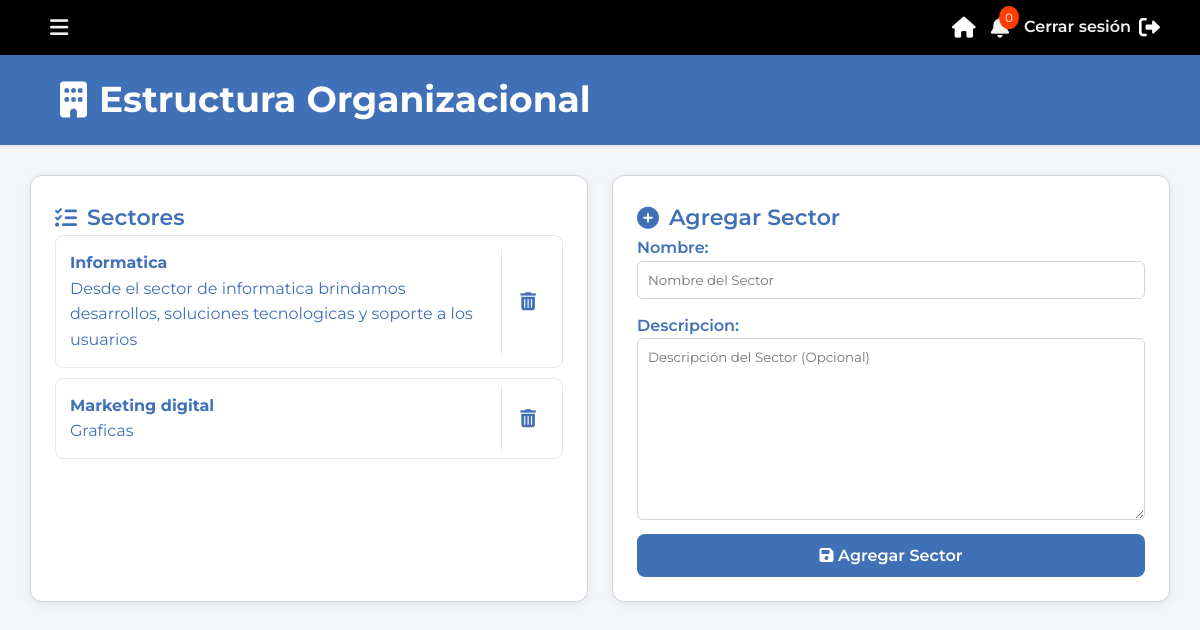
/agregar-sector/ (signed in), run on the app's committed database.
### core/models.py (models this page shows, shortened)
class Sector(models.Model):
    nombre = models.CharField(max_length=100)
    descripcion = models.TextField(blank=True)

### core/views.py (the view)
# urls.py: path('agregar-sector/', views.agregar_sector, name='agregar_sector'),
@loading_view
@login_required
def agregar_sector(request):
    if request.method == 'POST':
        form = SectorForm(request.POST)
        if form.is_valid():
            sector = form.save()  # Guardar el sector
            request.user.sectores.add(sector)  # Relacionar el sector con el usuario actual
            messages.success(request, "Sector agregado exitosamente.")
            return redirect('agregar_sector')
    else:
        form = SectorForm()
    sectores = request.user.sectores.all()
    return render(request, 'agregar_sector.html', {'form': form, 'sectores': sectores})

### core/forms.py
class SectorForm(forms.ModelForm):
    class Meta:
        model = Sector
        fields = ['nombre', 'descripcion']  # Esto debe ser una lista, no una tupla
        widgets = {
            'nombre': forms.TextInput(attrs={'placeholder': 'Nombre del Sector', 'class': 'form-control'}),
            'descripcion': forms.Textarea(attrs={'placeholder': 'Descripción del Sector (Opcional)', 'class': 'form-control'}),
        }

### core/context_processors.py (called while the page is built)
def notificaciones_context(request):
    if request.user.is_authenticated:
        notificaciones_no_leidas = Notificacion.objects.filter(
            tarea__sector__in=request.user.sectores.all(),
            leida=False
        )
        return {
            'notificaciones_no_leidas': notificaciones_no_leidas,
            'cantidad_no_leidas': notificaciones_no_leidas.count(),
        }
    return {}

### core/views.py (called while the page is built)
def loading_view(view_func):
    @wraps(view_func)
    def wrapper(request, *args, **kwargs):
        if request.GET.get('loading') == 'true':
            return render(request, 'loading.html')
        return view_func(request, *args, **kwargs)
    return wrapper

### templates/agregar_sector.html (shortened to what this page needs)
{% load static %}
<!DOCTYPE html>
<html lang="es">
<head>
    <link rel="stylesheet" href="{% static 'css/sectores.css' %}">
</head>
<body>
    {% include 'loading.html' %}
    {% include "header.html" %}
    <div class="section-title">
        <div class="section-design">
            <h2><i class="fas fa-building"></i> Estructura Organizacional</h2>
        </div>
    </div>
    <div class="contenedor-sectores">
        <div class="mostrar-sector">
            <h2><i class="fas fa-tasks"></i> Sectores</h2>
            <ul>
                {% for sector in sectores %}
                    <li>
                        <a href="{% url 'gestion_tareas' sector.id %}">
                            <div class="sector-info">
                                <strong>{{ sector.nombre }}</strong><br>
                                <p>{{ sector.descripcion }}</p>
                            </div>
                        </a>
                        <div class="sector-actions">
                            <a href="#" class="delete-sector" data-sector-id="{{ sector.id }}">
                                <i class="fas fa-trash-alt"></i>
                            </a>
                        </div>
                    </li>
                {% empty %}
                    <li>No hay sectores agregados aún.</li>
                {% endfor %}
            </ul>
        </div>
        <div class="agregar-sector">
            <h2><i class="fas fa-plus-circle"></i> Agregar Sector</h2>
            <form method="post">
                {{ form.as_p }}
                <button type="submit" class="btn"><i class="fas fa-save"></i> Agregar Sector</button>
            </form>
        </div>
    </div>
</body>
</html>

### static/CSS/sectores.css (style rules this page uses)
:root { --primary-color: #4070B7; --secondary-color: #305A91; --accent-color: #FACC15; --danger-color: #D32F2F; --background-color: #F4F6F9; --text-color: #1F2937; --light-gray: #E5E7EB; --border-gray: #D1D5DB; --shadow-color: rgba(0, 0, 0, 0.08); --font-family: 'Inter', sans-serif; }
* { scrollbar-width: thin; scrollbar-color: #4070B7 #f4f6f9; }
body { font-family: var(--font-family); background-color: var(--background-color); color: var(--text-color); margin: 0; padding: 0; line-height: 1.6; }
.section-title { display: flex; align-items: center; height: 90px; padding: 0 5%; background: var(--primary-color); color: white; font-size: 24px; font-weight: bold; box-shadow: 0 2px 4px var(--shadow-color); }
.section-title h2 { display: flex; align-items: center; gap: 12px; margin: 0; }
.contenedor-sectores { display: flex; justify-content: center; flex-wrap: wrap; gap: 24px; padding: 30px; }
.agregar-sector, .mostrar-sector { flex: 1 1 400px; background-color: white; border-radius: 12px; padding: 24px; box-shadow: 0 2px 10px var(--shadow-color); border: 1px solid var(--border-gray); transition: transform 0.2s ease-in-out, box-shadow 0.2s ease-in-out; }
.agregar-sector h2, .mostrar-sector h2 { display: flex; align-items: center; gap: 10px; font-size: 22px; color: var(--primary-color); font-weight: 600; }
form p { display: flex; flex-direction: column; margin-bottom: 14px; }
form p label { font-weight: 600; color: var(--primary-color); }
form p input, form p textarea { padding: 10px; border-radius: 6px; border: 1px solid var(--border-gray); outline: none; transition: border-color 0.2s ease-in-out; }
.btn { width: 100%; padding: 12px; background: var(--primary-color); color: white; font-size: 16px; font-weight: 600; border: none; border-radius: 8px; text-align: center; cursor: pointer; transition: background 0.3s ease, transform 0.2s ease; }
.mostrar-sector ul { list-style: none; padding: 0; margin: 0; }
.mostrar-sector ul li { display: flex; align-items: center; justify-content: space-between; background: white; padding: 14px; margin-bottom: 10px; border-radius: 8px; border: 1px solid var(--light-gray); transition: background 0.3s ease, box-shadow 0.3s ease; position: relative; }
.mostrar-sector ul li::after { content: ''; position: absolute; right: 60px; top: 10%; bottom: 10%; width: 1px; background-color: rgba(0, 0, 0, 0.1); }
.sector-info { flex-grow: 1; padding-right: 10px; }
.mostrar-sector ul li a { text-decoration: none; color: var(--primary-color); transition: color 0.2s ease-in-out; }
.sector-actions { display: flex; align-items: center; justify-content: flex-end; width: 40px; flex-shrink: 0; }
.sector-actions a { width: 100%; color: var(--danger-color); font-size: 18px; transition: transform 0.2s ease, color 0.2s ease; display: flex; align-items: center; justify-content: center; }

### static/CSS/loading.css (style rules this page uses)
:root { --primary-color: #4070B7; --secondary-color: #ffffff; --background-overlay: rgba(255, 255, 255, 0.966); --loading-bar-height: 8px; --loading-bar-radius: 10px; --font-family: 'Arial', sans-serif; }
* { margin: 0; padding: 0; box-sizing: border-box; }

### static/CSS/header.css (style rules this page uses)
* { box-sizing: border-box; margin: 0; padding: 0; font-family: "Montserrat", sans-serif; }

### data on the page
Sector: nombre "Informatica", descripcion "Desde el sector de informatica brindamos desarrollos, soluciones tecnologicas y soporte a los usuarios"
Sector: nombre "Marketing digital", descripcion "Graficas"

### other printed values
{{ cantidad_no_leidas }} "0"
